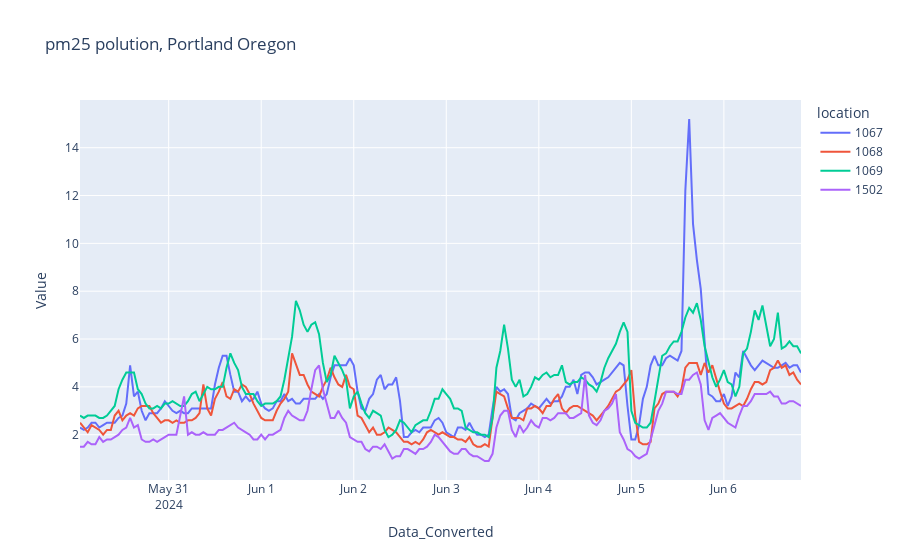

The notebook cell saved with this chart:
### Markdown cell above
### Timeseries

### Code cell
timeseries_plot = px.line(combined_df, x = 'Data_Converted', y = 'Value', color='location',
                                title = "pm25 polution, Portland Oregon")
timeseries_plot.show()

### Figure 1 — Plotly figure (JSON) as saved in the notebook; plotly's stock layout.template omitted (floating-point values rounded to 4 significant figures; data arrays with more than 128 entries replaced by an {"elided": "..."} marker saying what was removed)
{"data": [{"hovertemplate": "location=1067<br>Data_Converted=%{x}<br>Value=%{y}<extra></extra>", "legendgroup": "1067", "line": {"color": "#636efa", "dash": "solid"}, "marker": {"symbol": "circle"}, "mode": "lines", "name": "1067", "orientation": "v", "showlegend": true, "type": "scatter", "x": {"elided": "188 str values"}, "xaxis": "x", "y": {"elided": "188 float values"}, "yaxis": "y"}, {"hovertemplate": "location=1068<br>Data_Converted=%{x}<br>Value=%{y}<extra></extra>", "legendgroup": "1068", "line": {"color": "#EF553B", "dash": "solid"}, "marker": {"symbol": "circle"}, "mode": "lines", "name": "1068", "orientation": "v", "showlegend": true, "type": "scatter", "x": {"elided": "188 str values"}, "xaxis": "x", "y": {"elided": "188 float values"}, "yaxis": "y"}, {"hovertemplate": "location=1069<br>Data_Converted=%{x}<br>Value=%{y}<extra></extra>", "legendgroup": "1069", "line": {"color": "#00cc96", "dash": "solid"}, "marker": {"symbol": "circle"}, "mode": "lines", "name": "1069", "orientation": "v", "showlegend": true, "type": "scatter", "x": {"elided": "188 str values"}, "xaxis": "x", "y": {"elided": "188 float values"}, "yaxis": "y"}, {"hovertemplate": "location=1502<br>Data_Converted=%{x}<br>Value=%{y}<extra></extra>", "legendgroup": "1502", "line": {"color": "#ab63fa", "dash": "solid"}, "marker": {"symbol": "circle"}, "mode": "lines", "name": "1502", "orientation": "v", "showlegend": true, "type": "scatter", "x": {"elided": "188 str values"}, "xaxis": "x", "y": {"elided": "188 float values"}, "yaxis": "y"}], "layout": {"legend": {"title": {"text": "location"}, "tracegroupgap": 0}, "title": {"text": "pm25 polution, Portland Oregon"}, "xaxis": {"anchor": "y", "domain": [0, 1], "title": {"text": "Data_Converted"}}, "yaxis": {"anchor": "x", "domain": [0, 1], "title": {"text": "Value"}}}}
